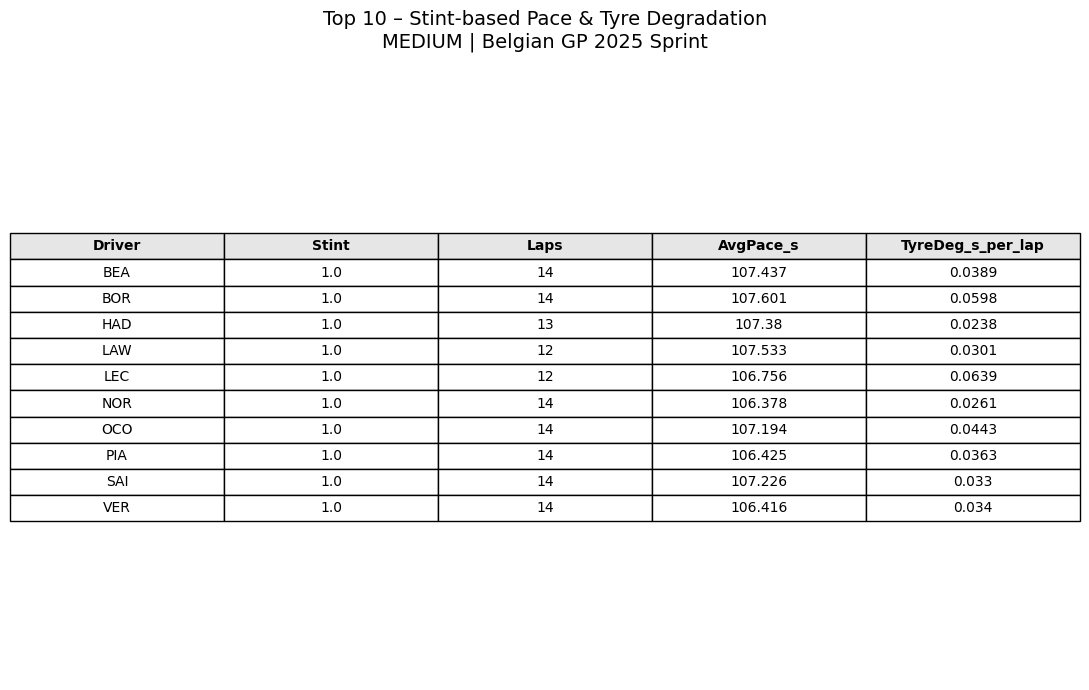

Reproduce this figure in Python.
import matplotlib.pyplot as plt
import pandas as pd

# pastikan summary_df sudah ada
df = summary_df.copy()

# formatting angka
df["AvgPace_s"] = df["AvgPace_s"].round(3)
df["TyreDeg_s_per_lap"] = df["TyreDeg_s_per_lap"].round(4)

# kolom yang ditampilkan (lebih fokus)
cols = ["Driver", "Stint", "Laps", "AvgPace_s", "TyreDeg_s_per_lap"]

# ===== LOOP PER COMPOUND =====
for compound in df["Compound"].unique():

    dfx = df[df["Compound"] == compound].sort_values(["Driver", "Stint"])

    if dfx.empty:
        continue

    fig, ax = plt.subplots(figsize=(11, 0.5 * len(dfx) + 2))
    ax.axis("off")

    table = ax.table(
        cellText=dfx[cols].values,
        colLabels=cols,
        loc="center",
        cellLoc="center"
    )

    table.auto_set_font_size(False)
    table.set_fontsize(10)
    table.scale(1, 1.4)

    # header styling
    for (row, col), cell in table.get_celld().items():
        if row == 0:
            cell.set_text_props(weight="bold")
            cell.set_facecolor("#E6E6E6")

    plt.title(
        f"Top 10 – Stint-based Pace & Tyre Degradation\n"
        f"{compound} | Belgian GP 2025 Sprint",
        fontsize=14,
        pad=20
    )

    plt.tight_layout()

    filename = f"top10_stint_summary_{compound.lower()}.png"
    plt.savefig(filename, dpi=300, bbox_inches="tight")
    plt.show()

    print(f"Saved: {filename}")
